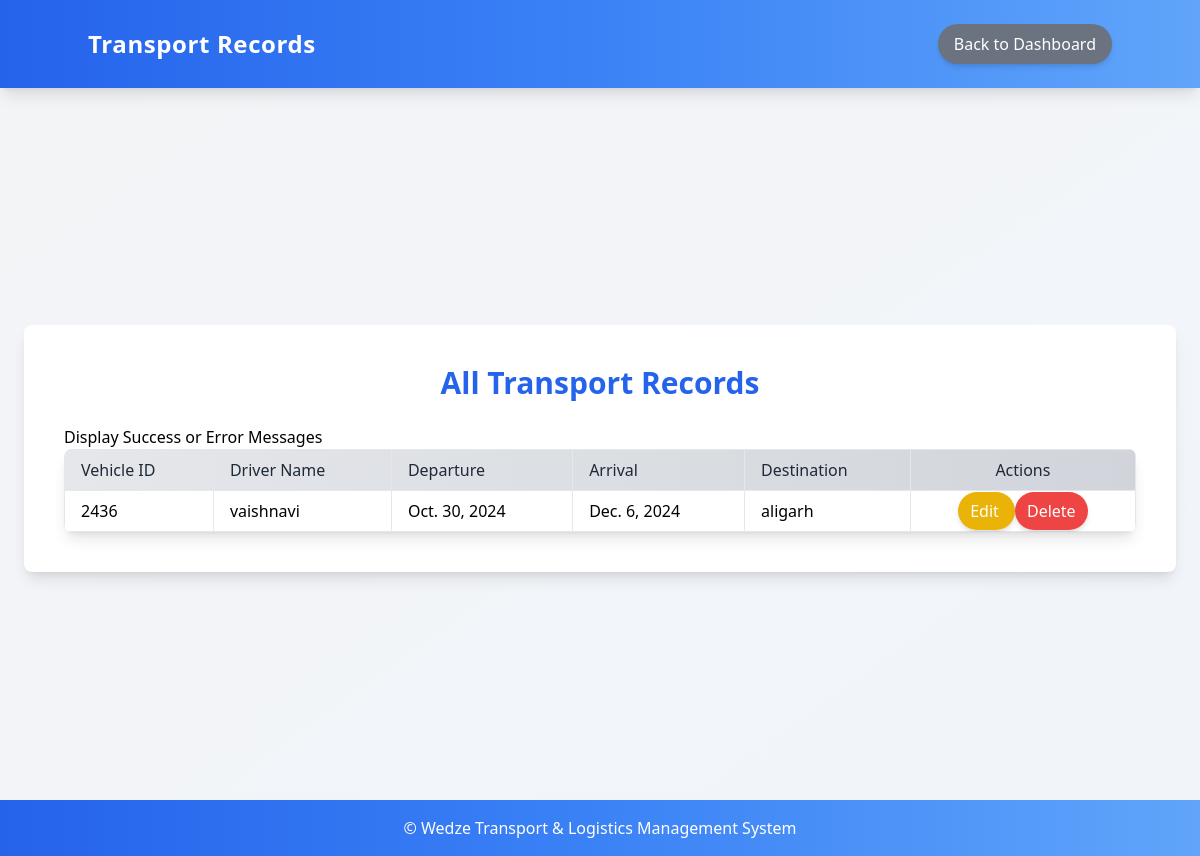
/transport/ (signed in), run on the app's committed database.
### app/models.py (models this page shows, shortened)
class TransportRecord(models.Model):
    user = models.ForeignKey(User, on_delete=models.CASCADE)  # Add user association
    vehicle_id = models.CharField(max_length=50, unique=True)
    driver_name = models.CharField(max_length=100)
    departure_date = models.DateField()
    arrival_date = models.DateField()
    cargo_description = models.TextField()
    destination = models.CharField(max_length=200)

### app/views.py (the view)
# urls.py: path('transport/', views.list_transport, name='list_transport'),
@login_required
def list_transport(request):
    records = TransportRecord.objects.filter(user=request.user)  # Filter by user
    return render(request, 'list_transport.html', {'records': records})

### app/templates/list_transport.html (shortened to what this page needs)
<!DOCTYPE html>
<html>
<head>
    {% load static %}
    <link href="{% static 'css/output.css' %}" rel="stylesheet">
</head>
<body class="bg-gradient-to-br from-gray-100 to-blue-50">
    <nav class="bg-gradient-to-r from-blue-600 via-blue-500 to-blue-400 text-white p-6 shadow-lg fixed top-0 w-full z-50">
        <div class="container mx-auto flex justify-between items-center">
            <h1 class="text-2xl font-bold tracking-wide">Transport Records</h1>
            <a href="{% url 'dashboard' %}" class="bg-gray-500 px-4 py-2 rounded-full shadow-md hover:bg-gray-600 transition-all">Back to Dashboard</a>
        </div>
    </nav>
    <div class="content-wrapper fade-in pt-24">
        <div class="bg-white p-10 rounded-lg shadow-lg w-full max-w-6xl">
            <h2 class="text-3xl font-bold mb-6 text-center text-blue-600">All Transport Records</h2>
            Display Success or Error Messages
            <table class="table-auto w-full border-collapse rounded-lg overflow-hidden shadow-lg">
                <thead class="bg-gradient-to-r from-gray-200 to-gray-300">
                    <tr>
                        <th class="border px-4 py-2 text-left font-medium text-gray-800">Vehicle ID</th>
                        <th class="border px-4 py-2 text-left font-medium text-gray-800">Driver Name</th>
                        <th class="border px-4 py-2 text-left font-medium text-gray-800">Departure</th>
                        <th class="border px-4 py-2 text-left font-medium text-gray-800">Arrival</th>
                        <th class="border px-4 py-2 text-left font-medium text-gray-800">Destination</th>
                        <th class="border px-4 py-2 text-center font-medium text-gray-800">Actions</th>
                    </tr>
                </thead>
                <tbody class="bg-white divide-y divide-gray-200">
                    {% for record in records %}
                    <tr class="hover:bg-blue-50">
                        <td class="border px-4 py-2">{{ record.vehicle_id }}</td>
                        <td class="border px-4 py-2">{{ record.driver_name }}</td>
                        <td class="border px-4 py-2">{{ record.departure_date }}</td>
                        <td class="border px-4 py-2">{{ record.arrival_date }}</td>
                        <td class="border px-4 py-2">{{ record.destination }}</td>
                        <td class="border px-4 py-2 text-center">
                            <a href="{% url 'update_transport' record.id %}"
                               class="bg-yellow-500 text-white px-3 py-2 rounded-full shadow-md hover:bg-yellow-600 transition-all">
                               Edit
                            </a>
                            <a href="{% url 'delete_transport' record.id %}"
                               class="bg-red-500 text-white px-3 py-2 rounded-full shadow-md hover:bg-red-600 transition-all">
                               Delete
                            </a>
                        </td>
                    </tr>
                    {% endfor %}
                </tbody>
            </table>
        </div>
    </div>
    <footer class="bg-gradient-to-r from-blue-600 via-blue-500 to-blue-400 text-white text-center py-4 shadow-lg">
        <p>© Wedze Transport & Logistics Management System</p>
    </footer>
</body>
</html>

### app/templates/list_transport.html (style rules this page uses)
body { background: linear-gradient(135deg, #3b82f6, #34d399, #fbbf24, #1e3a8a); background-size: 200% 200%; animation: subtleGradient 12s infinite ease-in-out; }
.fade-in { animation: fadeIn 1.5s ease-in-out; }
tbody tr { transition: background-color 0.3s ease-in-out, transform 0.3s ease-in-out; }
a { transition: transform 0.3s ease-in-out, background-color 0.3s ease-in-out; }
.content-wrapper { display: flex; flex-direction: column; justify-content: center; align-items: center; min-height: 100vh; }

### data on the page
TransportRecord: vehicle_id "2436", driver_name "vaishnavi", departure_date "Oct. 30, 2024", arrival_date "Dec. 6, 2024", destination "aligarh"
